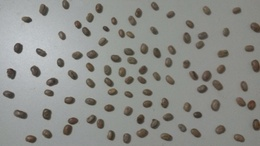
%> input picture imgs/feijao.jpg, 260 x 146 px, shrunk from 1280 x 720 before the run
$ octave ambienteNaoControlado.m   (GNU Octave 9; MATLAB toolbox functions it lacks are replaced by stand-ins)
%> lines starting %> are read from the running program, lines starting %| are printed output that depends on the picture; in (x1, y1, x2, y2) boxes, pixels count from 0 and x2, y2 are one past the last pixel; in counts of white or black regions, pixels touching at a corner belong together; the program's own positions count from 1
% ambiente nao controlado

% Fecha todas as janelas
close all;

% le a imagem
feijao = imread('imgs/feijao.jpg');
%> feijao is the input picture: size 146x260x3 uint8; mean R, G, B 140.7, 141.7, 137.7

% transforma a imagem em tom de cinza
feijao_a = rgb2gray(feijao);

% histograma
figure, imhist(feijao_a)
%> after `imhist(feijao_a)`:
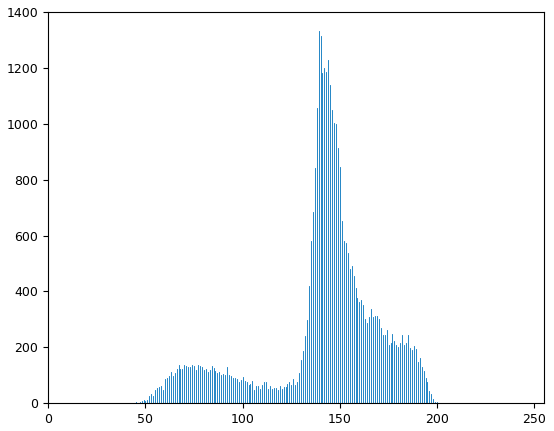
%> figure redrawn from the program's plot data; highest point at x = 139, y = 1333

% faz o Thresholding
feijao_t = feijao_a < 110;
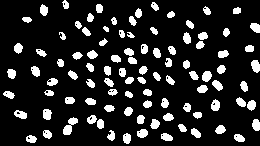
%> feijao_t: size 146x260 logical; 14.8% white; 97 white regions


figure, imhist(feijao_a);

% conta o numero de feijões e rotula numericamente cada um deles
[feijaorot,numObjetos] = bwlabel(feijao_t,4);
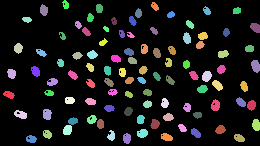
%> feijaorot: size 146x260 double; 100 distinct labels, from 0 to 99; one colour per label, 0 black
%> numObjetos = 99

% imagem pseudo_color
pseudo_color = label2rgb(feijaorot, @spring, 'c', 'shuffle');
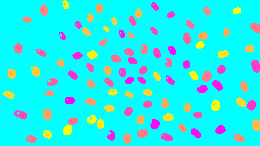
%> pseudo_color: size 146x260x3 uint8; mean R, G, B 37.8, 236, 236.2

% regionprops(), que retornará em uma
% estrutura, a área (em pixels), o centro de massa e o retângulo que envolve
% (bounding box) cada um dos componentes.
feijao_dados = regionprops(feijaorot,'basic');
%> feijao_dados = 99 regions; largest, box (x1, y1, x2, y2), Area and Centroid: (251, 60, 260, 73) 90 [256.3 66.6], (202, 71, 212, 82) 84 [207.3 76.8], (43, 109, 52, 120) 81 [47.7 114.9], (211, 99, 220, 111) 81 [216.1 106], (14, 110, 27, 119) 79 [21.4 115.2]

% pega o maior feijao
tamanhoMaximo = max([feijao_dados.Area]);
%> tamanhoMaximo = 90

% pega o menor feijao
tamanhoMinimo = min([feijao_dados.Area]);
%> tamanhoMinimo = 1

% media de tamanhos
tamanhoMedio = int32(median([feijao_dados.Area]));
%> tamanhoMedio = 57

AcimaDaMedia = 0;
AbaixoDaMedia = 0;

% Coloca os numeros dos elementos
for i = 1:numObjetos
   feijao = insertText(feijao,feijao_dados(i).Centroid ,i,'AnchorPoint','LeftBottom','BoxOpacity',0.4);
   if(feijao_dados(i).Area < tamanhoMedio)
       AbaixoDaMedia = AbaixoDaMedia + 1;
   else
        AcimaDaMedia = AcimaDaMedia + 1;
    end
end
%> this loop made 99 passes
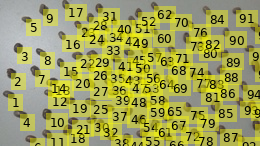
%> feijao: size 146x260x3 uint8; mean R, G, B 161.5, 162.3, 89.3
%> after the loop, AbaixoDaMedia = 48; AcimaDaMedia = 51

msg = sprintf('Foram Encontrados: %d feijoes.', numObjetos);
%> msg = 'Foram Encontrados: 99 feijoes.'
feijao = insertText(feijao,[1 1],msg,'BoxColor','yellow','BoxOpacity',0.4);

msg = sprintf('Maior Feijao: %d px.', tamanhoMaximo);
%> msg = 'Maior Feijao: 90 px.'
feijao = insertText(feijao,[1 22],msg,'BoxColor','green','BoxOpacity',0.4);

msg = sprintf('Menor Feijao: %d px.', tamanhoMinimo);
%> msg = 'Menor Feijao: 1 px.'
feijao = insertText(feijao,[1 44],msg,'BoxColor','blue','BoxOpacity',0.4);

msg = sprintf('Media do Feijao: %d px.', tamanhoMedio);
%> msg = 'Media do Feijao: 57 px.'
feijao = insertText(feijao,[1 66],msg,'BoxColor','magenta','BoxOpacity',0.4);

msg = sprintf('Acima da Media: %d un.', AcimaDaMedia);
%> msg = 'Acima da Media: 51 un.'
feijao = insertText(feijao,[1 114],msg,'BoxColor','yellow','BoxOpacity',0.4);

msg = sprintf('Abaixo da Media: %d un.', AbaixoDaMedia);
%> msg = 'Abaixo da Media: 48 un.'
feijao = insertText(feijao,[1 136],msg,'BoxColor','red','BoxOpacity',0.4);
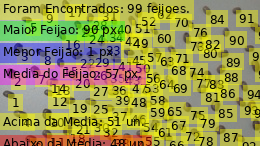
%> feijao: size 146x260x3 uint8; mean R, G, B 154.5, 150.2, 81

%resultado final
figure,
imshow(feijao),
for i = 1:numObjetos
    if feijao_dados(i).Area == tamanhoMaximo
        cor = 'g';
    else if feijao_dados(i).Area == tamanhoMinimo
            cor = 'b';
         else if feijao_dados(i).Area < tamanhoMedio
            cor = 'r';
             else
                 cor = 'y';
             end
         end
    end
    rectangle('Position',feijao_dados(i).BoundingBox, 'EdgeColor',cor, 'LineWidth', 1),
end %end for
%> this loop made 99 passes
%> after the loop, cor = 'y'
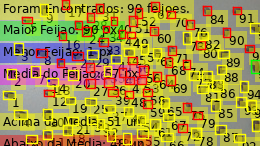
%> figure redrawn from the program's plot data
